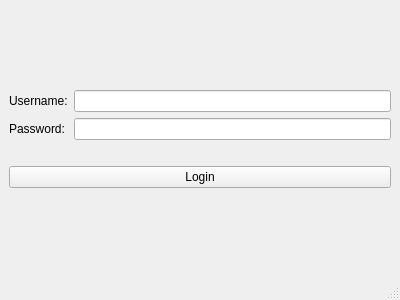
<?xml version="1.0" encoding="UTF-8"?>
<ui version="4.0">
 <class>LoginWindow</class>
 <widget class="QMainWindow" name="LoginWindow">
  <property name="geometry">
   <rect>
    <x>0</x>
    <y>0</y>
    <width>400</width>
    <height>300</height>
   </rect>
  </property>
  <property name="windowTitle">
   <string>WMS - Login</string>
  </property>
  <widget class="QWidget" name="centralwidget">
   <layout class="QVBoxLayout" name="verticalLayout">
    <item>
     <spacer name="verticalSpacer">
      <property name="orientation">
       <enum>Qt::Vertical</enum>
      </property>
      <property name="sizeHint" stdset="0">
       <size>
        <width>20</width>
        <height>40</height>
       </size>
      </property>
     </spacer>
    </item>
    <item>
     <layout class="QGridLayout" name="gridLayout">
      <item row="0" column="0">
       <widget class="QLabel" name="label">
        <property name="text">
         <string>Username:</string>
        </property>
       </widget>
      </item>
      <item row="0" column="1">
       <widget class="QLineEdit" name="usernameLineEdit"/>
      </item>
      <item row="1" column="0">
       <widget class="QLabel" name="label_2">
        <property name="text">
         <string>Password:</string>
        </property>
       </widget>
      </item>
      <item row="1" column="1">
       <widget class="QLineEdit" name="passwordLineEdit">
        <property name="echoMode">
         <enum>QLineEdit::Password</enum>
        </property>
       </widget>
      </item>
     </layout>
    </item>
    <item>
     <widget class="QLabel" name="statusLabel">
      <property name="styleSheet">
       <string notr="true">color: rgb(255, 0, 0);</string>
      </property>
      <property name="text">
       <string/>
      </property>
      <property name="alignment">
       <set>Qt::AlignCenter</set>
      </property>
     </widget>
    </item>
    <item>
     <widget class="QPushButton" name="loginButton">
      <property name="text">
       <string>Login</string>
      </property>
     </widget>
    </item>
    <item>
     <spacer name="verticalSpacer_2">
      <property name="orientation">
       <enum>Qt::Vertical</enum>
      </property>
      <property name="sizeHint" stdset="0">
       <size>
        <width>20</width>
        <height>40</height>
       </size>
      </property>
     </spacer>
    </item>
   </layout>
  </widget>
  <widget class="QStatusBar" name="statusbar"/>
 </widget>
 <resources/>
 <connections/>
</ui>
